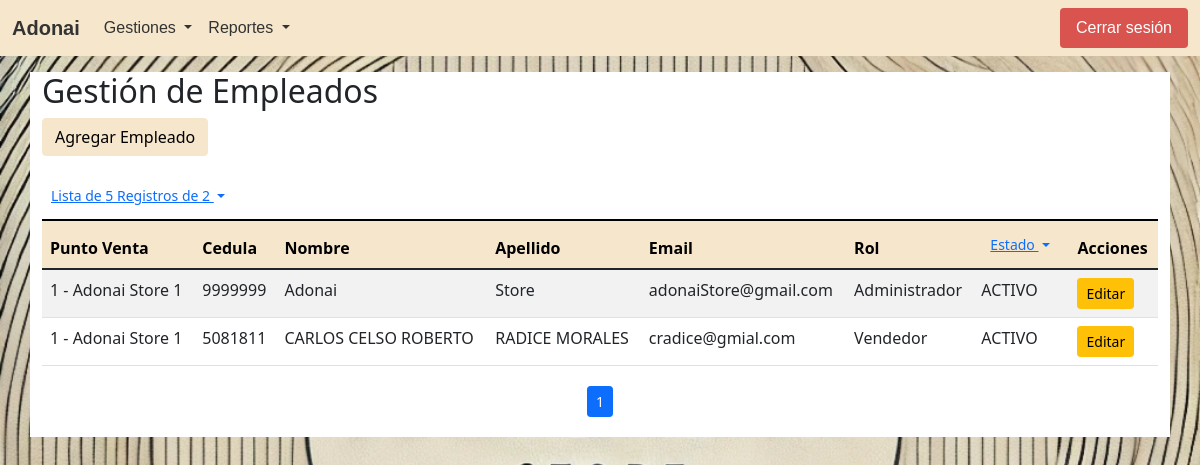
The page /gestion_empleados.php (signed in) on the database its author committed.
### tables this page shows
CREATE TABLE IF NOT EXISTS `empleados` (
  `id_empleado` int(11) NOT NULL,
  `id_punto_venta` int(11) DEFAULT NULL,
  `cedula` varchar(20) NOT NULL,
  `nombre` varchar(200) NOT NULL,
  `apellido` varchar(200) NOT NULL,
  `email` varchar(100) NOT NULL,
  `contraseña` varchar(200) NOT NULL,
  `id_rol` int(11) NOT NULL,
  `estado` enum('ACTIVO','INACTIVO') NOT NULL DEFAULT 'ACTIVO',
  `fch_estado` datetime NOT NULL,
  `creado_en` datetime NOT NULL,
  `actualizado_en` datetime DEFAULT NULL,
  PRIMARY KEY (`id_empleado`),
  UNIQUE KEY `email_un` (`email`),
  UNIQUE KEY `cedula_un` (`cedula`),
  KEY `punto_venta` (`id_punto_venta`),
  KEY `role_empl_fk` (`id_rol`)
);

CREATE TABLE IF NOT EXISTS `puntos_venta` (
  `id_punto_venta` int(11) NOT NULL AUTO_INCREMENT,
  `nombre` varchar(100) NOT NULL,
  `direccion` text,
  `estado` enum('ACTIVO','INACTIVO') DEFAULT 'ACTIVO',
  `fch_estado` datetime DEFAULT NULL,
  `creado_en` datetime DEFAULT NULL,
  `actualizado_en` datetime DEFAULT NULL,
  PRIMARY KEY (`id_punto_venta`)
);

CREATE TABLE IF NOT EXISTS `roles` (
  `id_rol` int(11) NOT NULL,
  `nombre` varchar(100) NOT NULL,
  `descripcion` text,
  `estado` enum('ACTIVO','INACTIVO') DEFAULT 'ACTIVO',
  `fch_estado` datetime DEFAULT NULL,
  `creado_en` datetime DEFAULT NULL,
  `actualizado_en` datetime DEFAULT NULL,
  PRIMARY KEY (`id_rol`)
);

### procesos/Empleados.php (called while the page is built, shortened)
<?php
class Empleados
{
    private $dbConnect = null;
    public function __construct()
    {
        $Conexion = new Conexion();
        $this->dbConnect = $Conexion->conectar();
    }
    public function getTotalItemsEmpleados($estado = 'TODO')
    {
        $total_registros  = 1;
        $conn = $this->dbConnect;
        $sql = "SELECT COUNT(*) total_registros FROM empleados";
        if ($estado == 'TODO') {
            $sql = "$sql where estado in ('ACTIVO', 'INACTIVO', ?)";
        } else {
            $sql = "$sql where estado = ?";
        }
        $stmt = $conn->prepare($sql);
        $result = $stmt->bind_param("s", $estado);
        $result = $stmt->execute();
        $result = $stmt->get_result();
        if ($result->num_rows > 0) {
            $row = $result->fetch_assoc();
            $total_registros = $row['total_registros'];
        }
        return $total_registros;
    }
    public function getEmpleados($estado = 'TODO', $page = 1, $num_results_on_page = 5)
    {
        $calc_page = ($page - 1) * $num_results_on_page;
        $conn = $this->dbConnect;
        $sql = "SELECT empl.*, puve.nombre as punto_venta_nombre, puve.direccion as punto_venta_direccion, role.nombre as nombre_rol FROM empleados empl, roles role, puntos_venta puve where empl.id_punto_venta=puve.id_punto_venta and role.id_rol=empl.id_rol ";
        if ($estado == 'TODO') {
            $sql = "$sql and empl.estado in ('ACTIVO', 'INACTIVO', ?) ORDER BY empl.id_empleado LIMIT ?,?";
        } else {
            $sql = "$sql and empl.estado = ? ORDER BY empl.id_empleado LIMIT ?,?";
        }
        $stmt = $conn->prepare($sql);
        $result = $stmt->bind_param("sii", $estado, $calc_page, $num_results_on_page);
        $result = $stmt->execute();
        $result = $stmt->get_result();
        return $result;
    }
}

### procesos/Ventanas.php (called while the page is built, shortened)
<?php
class Ventanas
{
    private $dbConnect = null;
    public function __construct()
    {
        $Conexion = new Conexion();
        $this->dbConnect = $Conexion->conectar();
    }
    public function getVentanasPorRolGrupo($id_rol, $grupo)
    {
        $conn = $this->dbConnect;
        $sql = "SELECT distinct vent.id_ventana, vent.descripcion FROM ventanas vent, rol_ventanas rove where rove.id_ventana=vent.id_ventana and vent.estado='ACTIVO' and rove.estado='ACTIVO' and rove.id_rol = ? and vent.grupo = ?";
        $stmt = $conn->prepare($sql);
        $stmt->bind_param("is", $id_rol, $grupo);
        $result = $stmt->execute();
        $result = $stmt->get_result();
        return $result;
    }
    public function getGruposVentanasPorRol($id_rol)
    {
        $conn = $this->dbConnect;
        $sql = "SELECT distinct vent.grupo FROM ventanas vent, rol_ventanas rove where rove.id_ventana=vent.id_ventana and vent.estado='ACTIVO' and rove.estado='ACTIVO' and rove.id_rol = ?";
        $stmt = $conn->prepare($sql);
        $stmt->bind_param("i", $id_rol);
        $result = $stmt->execute();
        $result = $stmt->get_result();
        return $result;
    }
}

### gestion_empleados.php (the view, shortened to what this page needs)
<?php
include_once 'procesos/Empleados.php';
$Empleados = new Empleados();
if ($_SERVER['REQUEST_METHOD'] == 'GET') {
    $num_results_on_page = isset($_GET['nrop']) && is_numeric($_GET['nrop']) ? $_GET['nrop'] : 5;
    $page = isset($_GET['pn']) && is_numeric($_GET['pn']) ? $_GET['pn'] : 1;
    $estado = isset($_GET['e']) && is_string($_GET['e']) ? $_GET['e'] : 'TODO';
    $total_pages = $Empleados->getTotalItemsEmpleados($estado);
    if (isset($_GET["id_empleado"]) && $_GET["id_empleado"] >= 0) {
        $result = $Empleados->getEmpleado($_GET["id_empleado"]);
    } else {
        $result = $Empleados->getEmpleados($estado, $page, $num_results_on_page);
    }
} else if ($_SERVER['REQUEST_METHOD'] == 'POST') {
    if (isset($_POST["id_empleado"]) && $_POST["id_empleado"] >= 0) {
        $resultado = $Empleados->updateEmpleado($_POST);
        $id_empleado = $_POST["id_empleado"];
        if ($resultado > 0) {
            header("Location: gestion_empleados.php?id_empleado=$id_empleado");
        } else {
            die("Error al guardar el empleado.");
            $result = $Empleados->getEmpleado($_POST["id_empleado"]);
        }
    } else {
        $resultado = $Empleados->insertEmpleado($_POST);
        if ($resultado > 0) {
            header("Location: gestion_empleados.php");
        } else {
            die("Error al guardar el empleado.");
            $result = $Empleados->getEmpleados();
        }
    }
};
?>
<!DOCTYPE html>
<html lang="es">
<head>
    <link href="https://cdn.jsdelivr.net/npm/bootstrap@5.1.3/dist/css/bootstrap.min.css" rel="stylesheet">
</head>
<body class="container-index">
    <?php
    include_once("navbar.php")
    ?>
    <div class="container bg-white mt-3">
        <h2>Gestión de Empleados</h2>
        <a href="#" class="btn btn-principal mb-3" data-bs-toggle="modal" data-bs-target="#addEmpleadoModal">Agregar Empleado</a>
        <table class="table table-striped table-responsive caption-top">
            <caption>
                <div class="btn-group">
                    <button class="btn btn-link btn-sm dropdown-toggle" type="button" id="EstadoDropdown" data-bs-toggle="dropdown" data-bs-auto-close="true" aria-expanded="false">
                        Lista de <?php echo $num_results_on_page ?> Registros de <?php echo $total_pages ?>
                    </button>
                </div>
            </caption>
            <thead class="table-principal">
                <tr>
                    <th>Punto Venta</th>
                    <th>Cedula</th>
                    <th>Nombre</th>
                    <th>Apellido</th>
                    <th>Email</th>
                    <th>Rol</th>
                    <th>
                        <div class="btn-group">
                            <button class="btn btn-link btn-sm dropdown-toggle" type="button" id="EstadoDropdown" data-bs-toggle="dropdown" data-bs-auto-close="true" aria-expanded="false">
                                Estado
                            </button>
                        </div>
                    </th>
                    <th>Acciones</th>
                </tr>
            </thead>
            <tbody>
                <?php while ($empleado = $result->fetch_assoc()): ?>
                    <tr>
                        <td><?php echo $empleado['id_punto_venta']; ?> - <?php echo $empleado['punto_venta_nombre']; ?></td>
                        <td><?php echo $empleado['cedula']; ?></td>
                        <td><?php echo $empleado['nombre']; ?></td>
                        <td><?php echo $empleado['apellido']; ?></td>
                        <td><?php echo $empleado['email']; ?></td>
                        <td><?php echo $empleado['nombre_rol']; ?></td>
                        <td><?php echo $empleado['estado']; ?></td>
                        <td>
                            <a href="#" class="btn btn-warning btn-sm" data-bs-toggle="modal" data-bs-target="#updEmpleadoModal" onclick="loadData(<?php echo htmlspecialchars(json_encode($empleado)); ?>)">Editar</a>
                        </td>
                    </tr>
                <?php endwhile; ?>
            </tbody>
        </table>
        <?php if (ceil($total_pages / $num_results_on_page) > 0): ?>
            <nav aria-label="Navegación de la página" class="py-1">
                <ul class="pagination pagination-sm justify-content-center">
                    <li class="page-item active">
                        <span class="page-link"><?php echo $page ?></span>
                    </li>
                </ul>
            </nav>
        <?php endif; ?>
    </div>
</body>
</html>

### assets/css/style-principal.css (style rules this page uses)
.table-principal { --bs-table-bg: #f5e6cc; --bs-table-striped-bg: #e9dbc2; --bs-table-striped-color: #000; --bs-table-active-bg: #ddcfb8; --bs-table-active-color: #000; --bs-table-hover-bg: #e3d5bd; --bs-table-hover-color: #000; color: #000; border-color: #ddcfb8; }
.btn-principal { color: #000000; background-color: #f5e6cc; border-color: #f5e6cc; }

### gestion_empleados.php (style rules this page uses)
.container-index { background: url(./assets/img/bsb-logo.webp) no-repeat center center fixed; -webkit-background-size: cover; -moz-background-size: cover; -o-background-size: cover; background-size: cover; height: 100vh; }

### rows shown on the page
empleados: id_punto_venta "1", id_punto_venta.nombre "Adonai Store 1", cedula "9999999", nombre "Adonai", apellido "Store", email "adonaiStore@gmail.com", id_rol.nombre "Administrador", estado "ACTIVO"
empleados: id_punto_venta "1", id_punto_venta.nombre "Adonai Store 1", cedula "5081811", nombre "CARLOS CELSO ROBERTO", apellido "RADICE MORALES", email "cradice@gmial.com", id_rol.nombre "Vendedor", estado "ACTIVO"

### other values the page prints
$grupoVentana['grupo'] "Gestiones"
$grupoVentana['grupo'] "Reportes"
$num_results_on_page "5"
$total_pages "2"
$page "1"
